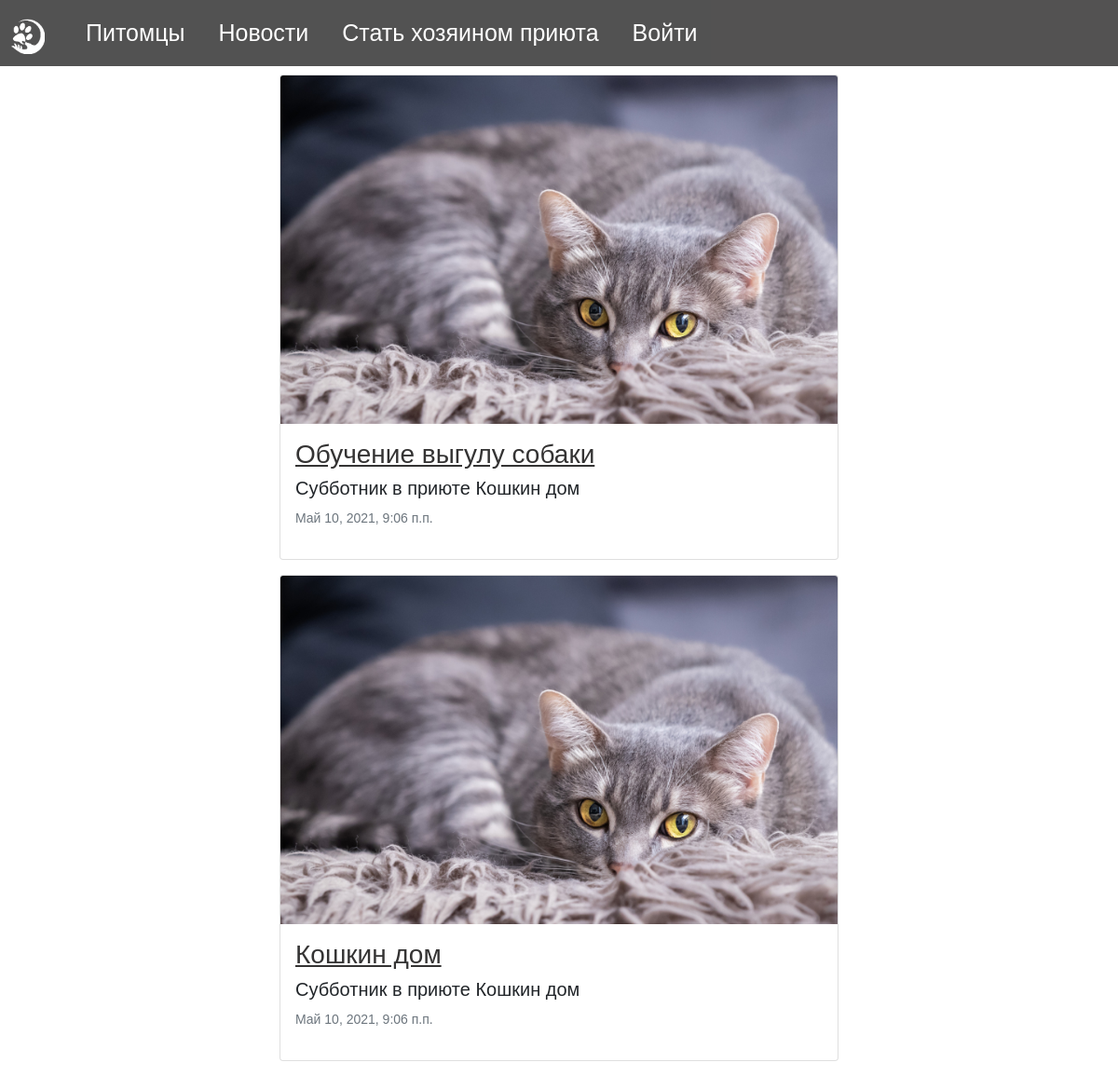
/news, run on an earlier commit of the app's database.
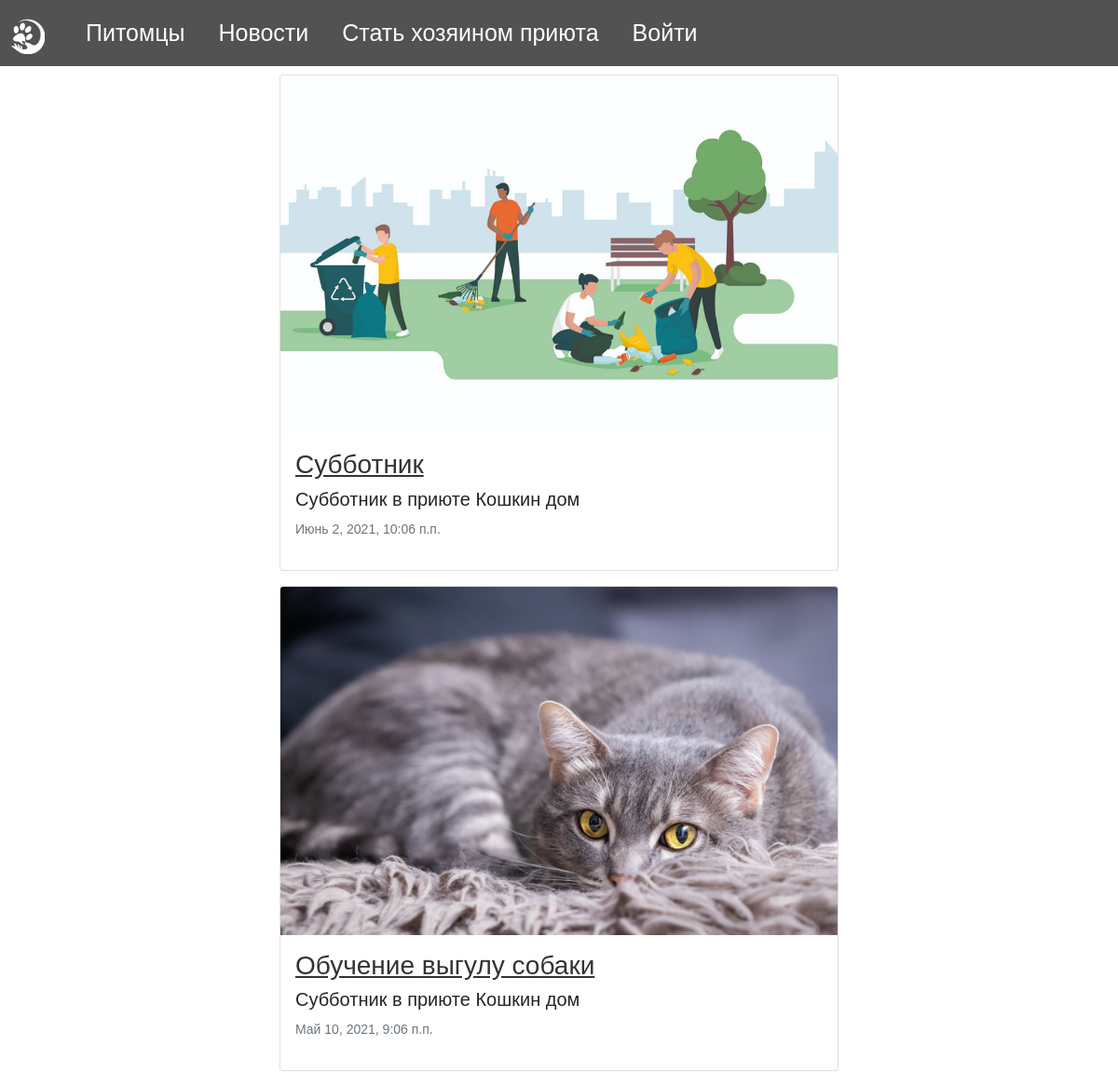
And on a later commit of the database.
### Shelter/models.py (models this page shows, shortened)
class News(models.Model):
    title = models.CharField(max_length=200, verbose_name="Название")
    anons = models.CharField(max_length=200, default="", null=True, verbose_name="Анонс")
    body = models.TextField(null=True, verbose_name="Содержание")
    objects = models.Manager()
    shelter = models.ForeignKey(Shelter, on_delete=models.CASCADE)
    dateCreate = models.DateTimeField(auto_now_add=True, verbose_name="Дата добавления")
    def got_url(self):
        return reverse('news_detail',
                       args=[self.id])

class Image(models.Model):
    image = models.ImageField(upload_to=user_directory_path_image, default='images/profile_image.jpg',
                              verbose_name='Изображения')
    pet = models.ForeignKey(Pet, blank=True, null=True, on_delete=models.CASCADE)
    news = models.ForeignKey(News, blank=True, null=True, on_delete=models.CASCADE)
    task = models.ForeignKey(Task, blank=True, null=True, on_delete=models.CASCADE)
    report = models.ForeignKey(Report, blank=True, null=True, on_delete=models.CASCADE)
    class Meta:
        verbose_name = "Изображения"
        verbose_name_plural = "Изображения"
    def __str__(self):
        return self.image.name

### Shelter/new_view.py (the view)
# urls.py: path('news', new_view.news, name='news'),
def news(request):
    user = request.user
    if user.is_authenticated and user.profile.type == 'Owner':
        shelter = Shelter.objects.get(user=user.profile)
        apps = list(News.objects.filter(shelter=shelter))
        apps.reverse()
        images = [Image.objects.filter(news=app).first() for app in apps]
    else:
        apps = list(News.objects.all())
        apps.reverse()
        images = [Image.objects.filter(news=app).first() for app in apps]
    return render(request, 'news.html', {'apps': zip(apps, images)})

### templates/news.html (shortened to what this page needs)
{% extends 'base.html' %}
{% load static %}
{% block content %}
    {% include "includes/navbar.html" %}
    <div class="main">
        {% for el,image in apps %}
            <div class="card mb-3" style="width: 50vw">
                {% if not image == null %}
                    <img src='/{{ image }}' class="card-img-top" alt="pet img">
                {% endif %}
                <div class="card-body">
                    <a href="{{ el.got_url }}">
                        <h3 class="card-title">{{ el.title }}</h3>
                    </a>
                    <h5 class="card-text">{{ el.anons }}</h5>
                    <p class="card-text"><small class="text-muted"> {{ el.dateCreate }}</small></p>
                </div>
            </div>
        {% endfor %}
    </div>
{% endblock %}

What changed in the data, as far as the page shows it:
removed News: image (picture), title "Кошкин дом", anons "Субботник в приюте Кошкин дом", dateCreate "Май 10, 2021, 9:06 п.п."
added News: image (picture), title "Субботник", anons "Субботник в приюте Кошкин дом", dateCreate "Июнь 2, 2021, 10:06 п.п."
